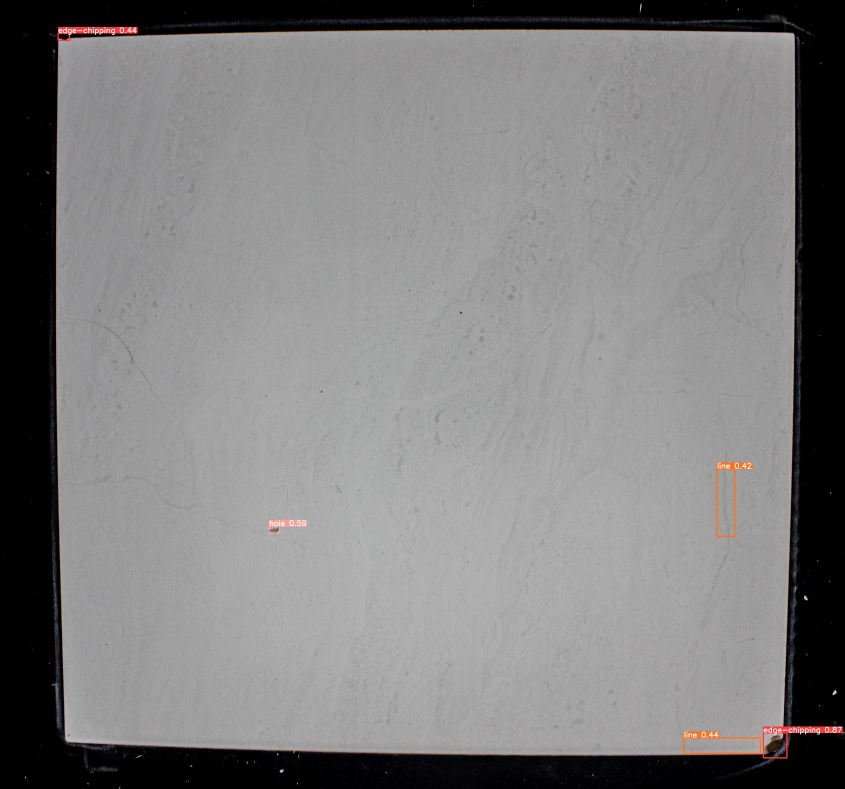
#> input picture predictions/predict3/_MG_2264.jpg, 3378 x 3155 px, found by its file name (shown at 1/4 size)
$ python test.py
#> lines starting #> are read from the running program, lines starting #| are printed output that depends on the picture
### window/sliding_window.py
"""This module apply Sliding Window technique for an image object."""


def sliding_window(source, w_size: tuple, stride: int):
    """
    A Sliding Window generator that yields window patches from original high-resolution input image.

    :param source: (numpy array) input image.
    :param w_size:  size of the sliding window, as (width, height), in pixels.
    :param stride:  stride for sliding the window, in pixels.

    Yields:
    numpy array: small w_size window patch from original image.
    """

    image_h, image_w = source.shape[:2]
    window_w, window_h = w_size

    # Slide the window over the image
    for y in range(0, image_h - window_h + 1, stride):
        for x in range(0, image_w - window_w + 1, stride):
            yield x, y, source[y:y + window_h, x:x + window_w]

### test.py
from window import sliding_window as sw
import cv2


if __name__ == '__main__':

    image = cv2.imread("resources/images/_MG_2264.jpg", 1)
#> image is the input picture: shape (3155, 3378, 3); mean B, G, R 126, 125.8, 126.6

    window_size = (360, 360)
    stride = 240

    for x, y, window in sw.sliding_window(image, window_size, stride):
        cv2.namedWindow('img', cv2.WINDOW_NORMAL)
        cv2.resizeWindow('img', 720, 720)

        cv2.imshow('img', window)
        cv2.waitKey(0)
#> this loop made 156 passes
#> (x, y) on passes 1 to 3: (0, 0), (240, 0), (480, 0)
#> pass 1, `cv2.imshow('img', window)`:
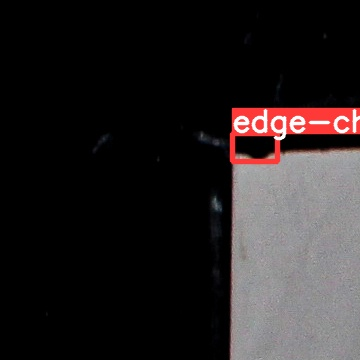
#> window 'img': shape (360, 360, 3); mean B, G, R 34.2, 33.8, 38.8
#> pass 2, `cv2.imshow('img', window)`:
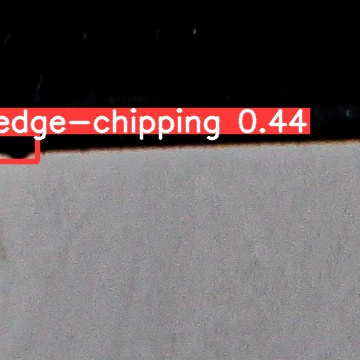
#> window 'img': shape (360, 360, 3); mean B, G, R 94.5, 93.7, 104

    print("image size: ", image.shape[:2])
#| image size:  (3155, 3378)

    cv2.destroyAllWindows()

$ run again, with predictions/predict3/_MG_2267.jpg copied over predictions/predict3/_MG_2264.jpg
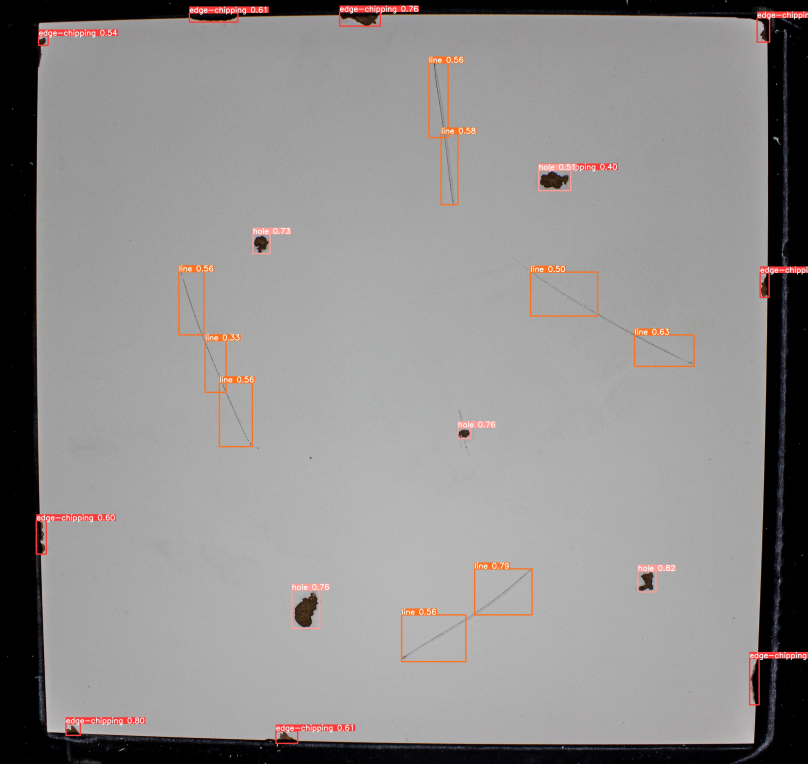
#> input picture predictions/predict3/_MG_2267.jpg, 3231 x 3055 px, found by its file name (shown at 1/4 size)
#> image is the input picture: shape (3055, 3231, 3); mean B, G, R 141.4, 141.7, 144.5
#> the loop `for x, y, window in sw.sliding_window(image, window_size, stride):` made 144 passes
#> (x, y) on passes 1 to 8: (0, 0), (240, 0), (480, 0), (720, 0), (960, 0), (1200, 0), (1440, 0), (1680, 0)
#> pass 1, `cv2.imshow('img', window)`:
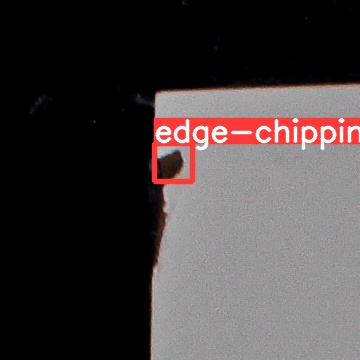
#> window 'img': shape (360, 360, 3); mean B, G, R 63.6, 63.5, 71.1
#> pass 2, `cv2.imshow('img', window)`:
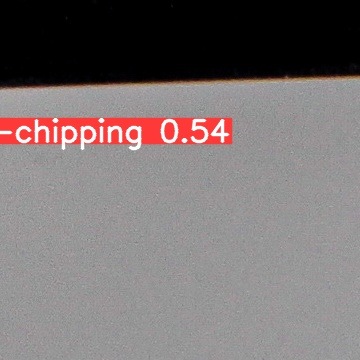
#> window 'img': shape (360, 360, 3); mean B, G, R 114.7, 114.5, 122.4
#| image size:  (3055, 3231)
